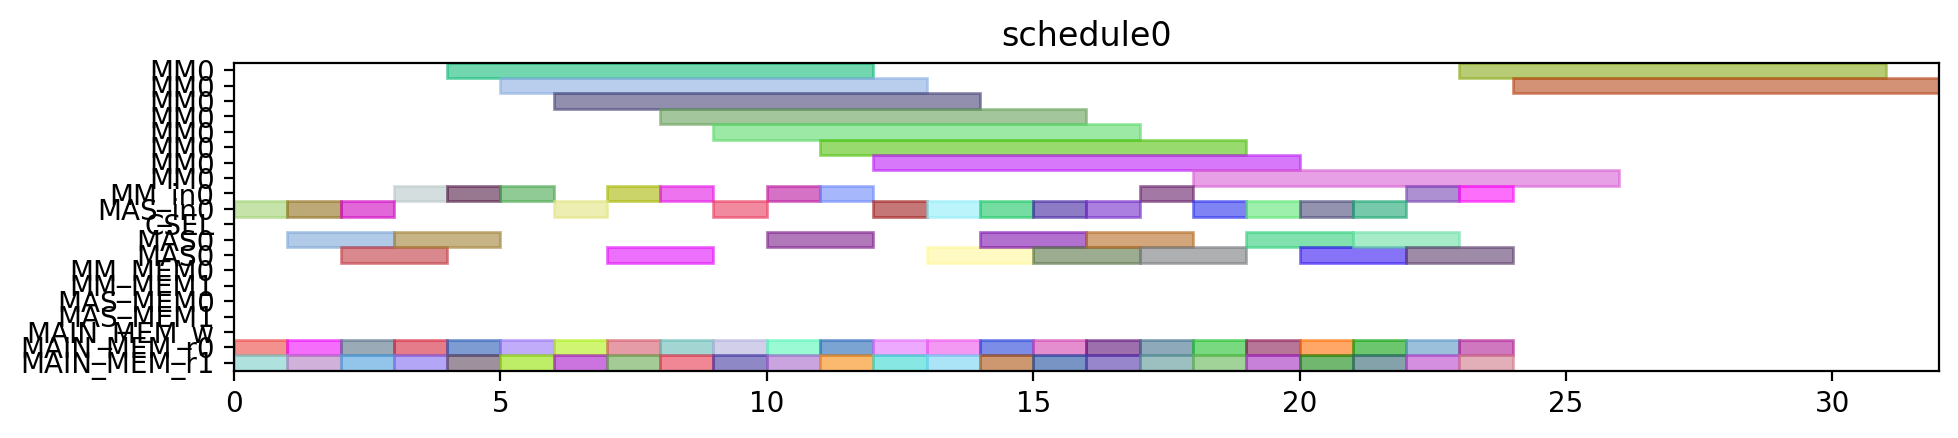

Source code (Python):
from pyschedule import Scenario, solvers, plotters, alt


def solve():
	horizon = 120
	S = Scenario("schedule0", horizon=horizon)

	# resource
	MM = S.Resources('MM', num=1, size=8)
	MM_in = S.Resources('MM_in', num=1)
	MAS_in = S.Resources('MAS_in', num=1)
	CSEL = S.Resource('CSEL')
	MAS = S.Resources('MAS', num=1, size=2, periods=range(1, horizon))
	MM_MEM = S.Resources('MM_MEM', num=2)
	MAS_MEM = S.Resources('MAS_MEM', num=2)
	MAIN_MEM_w = S.Resource('MAIN_MEM_w', size=1)
	MAIN_MEM_r = S.Resources('MAIN_MEM_r', num=2)

	# result of previous scheduling

	# new tasks
	t0_t0 = S.Task('t0_t0', length=2, delay_cost=1)
	t0_t0 += alt(MAS)
	t0_t0_in = S.Task('t0_t0_in', length=1, delay_cost=1)
	t0_t0_in += alt(MAS_in)
	S += t0_t0_in*MAS_in[0]<=t0_t0*MAS[0]

	t0_t0_mem0 = S.Task('t0_t0_mem0', length=1, delay_cost=1)
	t0_t0_mem0 += MAIN_MEM_r[0]
	S += t0_t0_mem0 <= t0_t0

	t0_t0_mem1 = S.Task('t0_t0_mem1', length=1, delay_cost=1)
	t0_t0_mem1 += MAIN_MEM_r[1]
	S += t0_t0_mem1 <= t0_t0

	t0_t1 = S.Task('t0_t1', length=2, delay_cost=1)
	t0_t1 += alt(MAS)
	t0_t1_in = S.Task('t0_t1_in', length=1, delay_cost=1)
	t0_t1_in += alt(MAS_in)
	S += t0_t1_in*MAS_in[0]<=t0_t1*MAS[0]

	t0_t1_mem0 = S.Task('t0_t1_mem0', length=1, delay_cost=1)
	t0_t1_mem0 += MAIN_MEM_r[0]
	S += t0_t1_mem0 <= t0_t1

	t0_t1_mem1 = S.Task('t0_t1_mem1', length=1, delay_cost=1)
	t0_t1_mem1 += MAIN_MEM_r[1]
	S += t0_t1_mem1 <= t0_t1

	t0_t3 = S.Task('t0_t3', length=8, delay_cost=1)
	t0_t3 += alt(MM)
	t0_t3_in = S.Task('t0_t3_in', length=1, delay_cost=1)
	t0_t3_in += alt(MM_in)
	S += t0_t3_in*MM_in[0]<=t0_t3*MM[0]
	t0_t3_mem0 = S.Task('t0_t3_mem0', length=1, delay_cost=1)
	t0_t3_mem0 += MAIN_MEM_r[0]
	S += t0_t3_mem0 <= t0_t3

	t0_t3_mem1 = S.Task('t0_t3_mem1', length=1, delay_cost=1)
	t0_t3_mem1 += MAIN_MEM_r[1]
	S += t0_t3_mem1 <= t0_t3

	t10 = S.Task('t10', length=2, delay_cost=1)
	t10 += alt(MAS)
	t10_in = S.Task('t10_in', length=1, delay_cost=1)
	t10_in += alt(MAS_in)
	S += t10_in*MAS_in[0]<=t10*MAS[0]

	t10_mem0 = S.Task('t10_mem0', length=1, delay_cost=1)
	t10_mem0 += MAIN_MEM_r[0]
	S += t10_mem0 <= t10

	t10_mem1 = S.Task('t10_mem1', length=1, delay_cost=1)
	t10_mem1 += MAIN_MEM_r[1]
	S += t10_mem1 <= t10

	t11 = S.Task('t11', length=2, delay_cost=1)
	t11 += alt(MAS)
	t11_in = S.Task('t11_in', length=1, delay_cost=1)
	t11_in += alt(MAS_in)
	S += t11_in*MAS_in[0]<=t11*MAS[0]

	t11_mem0 = S.Task('t11_mem0', length=1, delay_cost=1)
	t11_mem0 += MAIN_MEM_r[0]
	S += t11_mem0 <= t11

	t11_mem1 = S.Task('t11_mem1', length=1, delay_cost=1)
	t11_mem1 += MAIN_MEM_r[1]
	S += t11_mem1 <= t11

	t3_t0 = S.Task('t3_t0', length=8, delay_cost=1)
	t3_t0 += alt(MM)
	t3_t0_in = S.Task('t3_t0_in', length=1, delay_cost=1)
	t3_t0_in += alt(MM_in)
	S += t3_t0_in*MM_in[0]<=t3_t0*MM[0]
	t3_t0_mem0 = S.Task('t3_t0_mem0', length=1, delay_cost=1)
	t3_t0_mem0 += MAIN_MEM_r[0]
	S += t3_t0_mem0 <= t3_t0

	t3_t0_mem1 = S.Task('t3_t0_mem1', length=1, delay_cost=1)
	t3_t0_mem1 += MAIN_MEM_r[1]
	S += t3_t0_mem1 <= t3_t0

	t3_t1 = S.Task('t3_t1', length=8, delay_cost=1)
	t3_t1 += alt(MM)
	t3_t1_in = S.Task('t3_t1_in', length=1, delay_cost=1)
	t3_t1_in += alt(MM_in)
	S += t3_t1_in*MM_in[0]<=t3_t1*MM[0]
	t3_t1_mem0 = S.Task('t3_t1_mem0', length=1, delay_cost=1)
	t3_t1_mem0 += MAIN_MEM_r[0]
	S += t3_t1_mem0 <= t3_t1

	t3_t1_mem1 = S.Task('t3_t1_mem1', length=1, delay_cost=1)
	t3_t1_mem1 += MAIN_MEM_r[1]
	S += t3_t1_mem1 <= t3_t1

	t3_t2 = S.Task('t3_t2', length=2, delay_cost=1)
	t3_t2 += alt(MAS)
	t3_t2_in = S.Task('t3_t2_in', length=1, delay_cost=1)
	t3_t2_in += alt(MAS_in)
	S += t3_t2_in*MAS_in[0]<=t3_t2*MAS[0]

	t3_t2_mem0 = S.Task('t3_t2_mem0', length=1, delay_cost=1)
	t3_t2_mem0 += MAIN_MEM_r[0]
	S += t3_t2_mem0 <= t3_t2

	t3_t2_mem1 = S.Task('t3_t2_mem1', length=1, delay_cost=1)
	t3_t2_mem1 += MAIN_MEM_r[1]
	S += t3_t2_mem1 <= t3_t2

	t3_t3 = S.Task('t3_t3', length=2, delay_cost=1)
	t3_t3 += alt(MAS)
	t3_t3_in = S.Task('t3_t3_in', length=1, delay_cost=1)
	t3_t3_in += alt(MAS_in)
	S += t3_t3_in*MAS_in[0]<=t3_t3*MAS[0]

	t3_t3_mem0 = S.Task('t3_t3_mem0', length=1, delay_cost=1)
	t3_t3_mem0 += MAIN_MEM_r[0]
	S += t3_t3_mem0 <= t3_t3

	t3_t3_mem1 = S.Task('t3_t3_mem1', length=1, delay_cost=1)
	t3_t3_mem1 += MAIN_MEM_r[1]
	S += t3_t3_mem1 <= t3_t3

	t4_t0 = S.Task('t4_t0', length=2, delay_cost=1)
	t4_t0 += alt(MAS)
	t4_t0_in = S.Task('t4_t0_in', length=1, delay_cost=1)
	t4_t0_in += alt(MAS_in)
	S += t4_t0_in*MAS_in[0]<=t4_t0*MAS[0]

	t4_t0_mem0 = S.Task('t4_t0_mem0', length=1, delay_cost=1)
	t4_t0_mem0 += MAIN_MEM_r[0]
	S += t4_t0_mem0 <= t4_t0

	t4_t0_mem1 = S.Task('t4_t0_mem1', length=1, delay_cost=1)
	t4_t0_mem1 += MAIN_MEM_r[1]
	S += t4_t0_mem1 <= t4_t0

	t4_t1 = S.Task('t4_t1', length=2, delay_cost=1)
	t4_t1 += alt(MAS)
	t4_t1_in = S.Task('t4_t1_in', length=1, delay_cost=1)
	t4_t1_in += alt(MAS_in)
	S += t4_t1_in*MAS_in[0]<=t4_t1*MAS[0]

	t4_t1_mem0 = S.Task('t4_t1_mem0', length=1, delay_cost=1)
	t4_t1_mem0 += MAIN_MEM_r[0]
	S += t4_t1_mem0 <= t4_t1

	t4_t1_mem1 = S.Task('t4_t1_mem1', length=1, delay_cost=1)
	t4_t1_mem1 += MAIN_MEM_r[1]
	S += t4_t1_mem1 <= t4_t1

	t4_t3 = S.Task('t4_t3', length=8, delay_cost=1)
	t4_t3 += alt(MM)
	t4_t3_in = S.Task('t4_t3_in', length=1, delay_cost=1)
	t4_t3_in += alt(MM_in)
	S += t4_t3_in*MM_in[0]<=t4_t3*MM[0]
	t4_t3_mem0 = S.Task('t4_t3_mem0', length=1, delay_cost=1)
	t4_t3_mem0 += MAIN_MEM_r[0]
	S += t4_t3_mem0 <= t4_t3

	t4_t3_mem1 = S.Task('t4_t3_mem1', length=1, delay_cost=1)
	t4_t3_mem1 += MAIN_MEM_r[1]
	S += t4_t3_mem1 <= t4_t3

	t5_t0 = S.Task('t5_t0', length=8, delay_cost=1)
	t5_t0 += alt(MM)
	t5_t0_in = S.Task('t5_t0_in', length=1, delay_cost=1)
	t5_t0_in += alt(MM_in)
	S += t5_t0_in*MM_in[0]<=t5_t0*MM[0]
	t5_t0_mem0 = S.Task('t5_t0_mem0', length=1, delay_cost=1)
	t5_t0_mem0 += MAIN_MEM_r[0]
	S += t5_t0_mem0 <= t5_t0

	t5_t0_mem1 = S.Task('t5_t0_mem1', length=1, delay_cost=1)
	t5_t0_mem1 += MAIN_MEM_r[1]
	S += t5_t0_mem1 <= t5_t0

	t5_t1 = S.Task('t5_t1', length=8, delay_cost=1)
	t5_t1 += alt(MM)
	t5_t1_in = S.Task('t5_t1_in', length=1, delay_cost=1)
	t5_t1_in += alt(MM_in)
	S += t5_t1_in*MM_in[0]<=t5_t1*MM[0]
	t5_t1_mem0 = S.Task('t5_t1_mem0', length=1, delay_cost=1)
	t5_t1_mem0 += MAIN_MEM_r[0]
	S += t5_t1_mem0 <= t5_t1

	t5_t1_mem1 = S.Task('t5_t1_mem1', length=1, delay_cost=1)
	t5_t1_mem1 += MAIN_MEM_r[1]
	S += t5_t1_mem1 <= t5_t1

	t5_t2 = S.Task('t5_t2', length=2, delay_cost=1)
	t5_t2 += alt(MAS)
	t5_t2_in = S.Task('t5_t2_in', length=1, delay_cost=1)
	t5_t2_in += alt(MAS_in)
	S += t5_t2_in*MAS_in[0]<=t5_t2*MAS[0]

	t5_t2_mem0 = S.Task('t5_t2_mem0', length=1, delay_cost=1)
	t5_t2_mem0 += MAIN_MEM_r[0]
	S += t5_t2_mem0 <= t5_t2

	t5_t2_mem1 = S.Task('t5_t2_mem1', length=1, delay_cost=1)
	t5_t2_mem1 += MAIN_MEM_r[1]
	S += t5_t2_mem1 <= t5_t2

	t5_t3 = S.Task('t5_t3', length=2, delay_cost=1)
	t5_t3 += alt(MAS)
	t5_t3_in = S.Task('t5_t3_in', length=1, delay_cost=1)
	t5_t3_in += alt(MAS_in)
	S += t5_t3_in*MAS_in[0]<=t5_t3*MAS[0]

	t5_t3_mem0 = S.Task('t5_t3_mem0', length=1, delay_cost=1)
	t5_t3_mem0 += MAIN_MEM_r[0]
	S += t5_t3_mem0 <= t5_t3

	t5_t3_mem1 = S.Task('t5_t3_mem1', length=1, delay_cost=1)
	t5_t3_mem1 += MAIN_MEM_r[1]
	S += t5_t3_mem1 <= t5_t3

	t6_t0 = S.Task('t6_t0', length=8, delay_cost=1)
	t6_t0 += alt(MM)
	t6_t0_in = S.Task('t6_t0_in', length=1, delay_cost=1)
	t6_t0_in += alt(MM_in)
	S += t6_t0_in*MM_in[0]<=t6_t0*MM[0]
	t6_t0_mem0 = S.Task('t6_t0_mem0', length=1, delay_cost=1)
	t6_t0_mem0 += MAIN_MEM_r[0]
	S += t6_t0_mem0 <= t6_t0

	t6_t0_mem1 = S.Task('t6_t0_mem1', length=1, delay_cost=1)
	t6_t0_mem1 += MAIN_MEM_r[1]
	S += t6_t0_mem1 <= t6_t0

	t6_t1 = S.Task('t6_t1', length=8, delay_cost=1)
	t6_t1 += alt(MM)
	t6_t1_in = S.Task('t6_t1_in', length=1, delay_cost=1)
	t6_t1_in += alt(MM_in)
	S += t6_t1_in*MM_in[0]<=t6_t1*MM[0]
	t6_t1_mem0 = S.Task('t6_t1_mem0', length=1, delay_cost=1)
	t6_t1_mem0 += MAIN_MEM_r[0]
	S += t6_t1_mem0 <= t6_t1

	t6_t1_mem1 = S.Task('t6_t1_mem1', length=1, delay_cost=1)
	t6_t1_mem1 += MAIN_MEM_r[1]
	S += t6_t1_mem1 <= t6_t1

	t6_t2 = S.Task('t6_t2', length=2, delay_cost=1)
	t6_t2 += alt(MAS)
	t6_t2_in = S.Task('t6_t2_in', length=1, delay_cost=1)
	t6_t2_in += alt(MAS_in)
	S += t6_t2_in*MAS_in[0]<=t6_t2*MAS[0]

	t6_t2_mem0 = S.Task('t6_t2_mem0', length=1, delay_cost=1)
	t6_t2_mem0 += MAIN_MEM_r[0]
	S += t6_t2_mem0 <= t6_t2

	t6_t2_mem1 = S.Task('t6_t2_mem1', length=1, delay_cost=1)
	t6_t2_mem1 += MAIN_MEM_r[1]
	S += t6_t2_mem1 <= t6_t2

	t6_t3 = S.Task('t6_t3', length=2, delay_cost=1)
	t6_t3 += alt(MAS)
	t6_t3_in = S.Task('t6_t3_in', length=1, delay_cost=1)
	t6_t3_in += alt(MAS_in)
	S += t6_t3_in*MAS_in[0]<=t6_t3*MAS[0]

	t6_t3_mem0 = S.Task('t6_t3_mem0', length=1, delay_cost=1)
	t6_t3_mem0 += MAIN_MEM_r[0]
	S += t6_t3_mem0 <= t6_t3

	t6_t3_mem1 = S.Task('t6_t3_mem1', length=1, delay_cost=1)
	t6_t3_mem1 += MAIN_MEM_r[1]
	S += t6_t3_mem1 <= t6_t3

	t7_t0 = S.Task('t7_t0', length=8, delay_cost=1)
	t7_t0 += alt(MM)
	t7_t0_in = S.Task('t7_t0_in', length=1, delay_cost=1)
	t7_t0_in += alt(MM_in)
	S += t7_t0_in*MM_in[0]<=t7_t0*MM[0]
	t7_t0_mem0 = S.Task('t7_t0_mem0', length=1, delay_cost=1)
	t7_t0_mem0 += MAIN_MEM_r[0]
	S += t7_t0_mem0 <= t7_t0

	t7_t0_mem1 = S.Task('t7_t0_mem1', length=1, delay_cost=1)
	t7_t0_mem1 += MAIN_MEM_r[1]
	S += t7_t0_mem1 <= t7_t0

	t7_t1 = S.Task('t7_t1', length=8, delay_cost=1)
	t7_t1 += alt(MM)
	t7_t1_in = S.Task('t7_t1_in', length=1, delay_cost=1)
	t7_t1_in += alt(MM_in)
	S += t7_t1_in*MM_in[0]<=t7_t1*MM[0]
	t7_t1_mem0 = S.Task('t7_t1_mem0', length=1, delay_cost=1)
	t7_t1_mem0 += MAIN_MEM_r[0]
	S += t7_t1_mem0 <= t7_t1

	t7_t1_mem1 = S.Task('t7_t1_mem1', length=1, delay_cost=1)
	t7_t1_mem1 += MAIN_MEM_r[1]
	S += t7_t1_mem1 <= t7_t1

	t7_t2 = S.Task('t7_t2', length=2, delay_cost=1)
	t7_t2 += alt(MAS)
	t7_t2_in = S.Task('t7_t2_in', length=1, delay_cost=1)
	t7_t2_in += alt(MAS_in)
	S += t7_t2_in*MAS_in[0]<=t7_t2*MAS[0]

	t7_t2_mem0 = S.Task('t7_t2_mem0', length=1, delay_cost=1)
	t7_t2_mem0 += MAIN_MEM_r[0]
	S += t7_t2_mem0 <= t7_t2

	t7_t2_mem1 = S.Task('t7_t2_mem1', length=1, delay_cost=1)
	t7_t2_mem1 += MAIN_MEM_r[1]
	S += t7_t2_mem1 <= t7_t2

	t7_t3 = S.Task('t7_t3', length=2, delay_cost=1)
	t7_t3 += alt(MAS)
	t7_t3_in = S.Task('t7_t3_in', length=1, delay_cost=1)
	t7_t3_in += alt(MAS_in)
	S += t7_t3_in*MAS_in[0]<=t7_t3*MAS[0]

	t7_t3_mem0 = S.Task('t7_t3_mem0', length=1, delay_cost=1)
	t7_t3_mem0 += MAIN_MEM_r[0]
	S += t7_t3_mem0 <= t7_t3

	t7_t3_mem1 = S.Task('t7_t3_mem1', length=1, delay_cost=1)
	t7_t3_mem1 += MAIN_MEM_r[1]
	S += t7_t3_mem1 <= t7_t3

	solvers.mip.solve(S,msg=1,kind='CPLEX',ratio_gap=1.01)

	solution = [['hoge']*len(S.solution()[1]) for i in range(len(S.solution()))]
	for i in range(len(S.solution())):
		for j in range(len(S.solution()[i])):
			solution[i][j]=str(S.solution()[i][j])
	print(solution)

	cycles = int(solution[-1][3])

	pic_file_name = "/mnt/rose/usr1/fukuda/ABE/multiRAM_multiMAS_16mux/scheduling_result/stage8MM1_stage2MAS1/SQR012345/schedule0.png"
	if(S.solution() != []):
		plotters.matplotlib.plot(S,img_filename=pic_file_name, show_task_labels=False, fig_size=(cycles*0.25+3, 2))

	return solution
